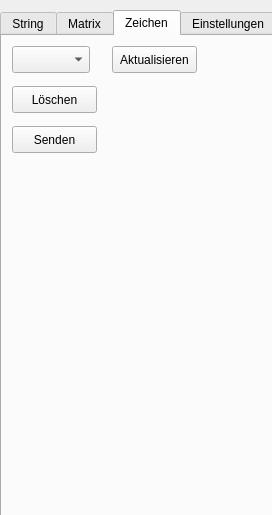
<?xml version="1.0" encoding="UTF-8"?>
<ui version="4.0">
 <class>MainWindow</class>
 <widget class="QMainWindow" name="MainWindow">
  <property name="geometry">
   <rect>
    <x>0</x>
    <y>0</y>
    <width>272</width>
    <height>515</height>
   </rect>
  </property>
  <property name="contextMenuPolicy">
   <enum>Qt::NoContextMenu</enum>
  </property>
  <property name="windowTitle">
   <string>8x8 LED-Matrix Control</string>
  </property>
  <widget class="QWidget" name="centralWidget">
   <widget class="QTabWidget" name="tabWidget">
    <property name="geometry">
     <rect>
      <x>0</x>
      <y>10</y>
      <width>461</width>
      <height>521</height>
     </rect>
    </property>
    <property name="currentIndex">
     <number>2</number>
    </property>
    <widget class="QWidget" name="tab">
     <attribute name="title">
      <string>String</string>
     </attribute>
     <widget class="QWidget" name="verticalLayoutWidget">
      <property name="geometry">
       <rect>
        <x>50</x>
        <y>50</y>
        <width>161</width>
        <height>201</height>
       </rect>
      </property>
      <layout class="QVBoxLayout" name="verticalLayout">
       <item>
        <widget class="QLineEdit" name="lineEdit_2"/>
       </item>
       <item>
        <widget class="QPushButton" name="pushButton_2">
         <property name="enabled">
          <bool>false</bool>
         </property>
         <property name="text">
          <string>Senden</string>
         </property>
        </widget>
       </item>
      </layout>
     </widget>
     <widget class="QGroupBox" name="groupBox_2">
      <property name="geometry">
       <rect>
        <x>50</x>
        <y>270</y>
        <width>161</width>
        <height>171</height>
       </rect>
      </property>
      <property name="title">
       <string>Richtung der Laufschrift</string>
      </property>
      <property name="alignment">
       <set>Qt::AlignLeading|Qt::AlignLeft|Qt::AlignVCenter</set>
      </property>
      <widget class="QRadioButton" name="radioButton">
       <property name="geometry">
        <rect>
         <x>20</x>
         <y>30</y>
         <width>121</width>
         <height>22</height>
        </rect>
       </property>
       <property name="text">
        <string>Links -&gt; Rechts</string>
       </property>
       <property name="checked">
        <bool>true</bool>
       </property>
      </widget>
      <widget class="QRadioButton" name="radioButton_2">
       <property name="geometry">
        <rect>
         <x>20</x>
         <y>60</y>
         <width>121</width>
         <height>22</height>
        </rect>
       </property>
       <property name="text">
        <string>Rechts -&gt; Links</string>
       </property>
      </widget>
      <widget class="QRadioButton" name="radioButton_3">
       <property name="geometry">
        <rect>
         <x>20</x>
         <y>90</y>
         <width>121</width>
         <height>22</height>
        </rect>
       </property>
       <property name="text">
        <string>Oben -&gt; Unten</string>
       </property>
      </widget>
      <widget class="QRadioButton" name="radioButton_4">
       <property name="geometry">
        <rect>
         <x>20</x>
         <y>120</y>
         <width>121</width>
         <height>22</height>
        </rect>
       </property>
       <property name="text">
        <string>Oben -&gt; Unten</string>
       </property>
      </widget>
     </widget>
    </widget>
    <widget class="QWidget" name="tab_2">
     <attribute name="title">
      <string>Matrix</string>
     </attribute>
     <widget class="QPushButton" name="pushButton">
      <property name="geometry">
       <rect>
        <x>20</x>
        <y>350</y>
        <width>85</width>
        <height>27</height>
       </rect>
      </property>
      <property name="text">
       <string>Senden</string>
      </property>
     </widget>
     <widget class="QPushButton" name="pushButton_3">
      <property name="geometry">
       <rect>
        <x>20</x>
        <y>430</y>
        <width>85</width>
        <height>27</height>
       </rect>
      </property>
      <property name="text">
       <string>Alle setzen</string>
      </property>
     </widget>
     <widget class="QPushButton" name="pushButton_4">
      <property name="geometry">
       <rect>
        <x>20</x>
        <y>390</y>
        <width>85</width>
        <height>27</height>
       </rect>
      </property>
      <property name="text">
       <string>Alle löschen</string>
      </property>
     </widget>
     <widget class="QGroupBox" name="groupBox_3">
      <property name="geometry">
       <rect>
        <x>120</x>
        <y>350</y>
        <width>131</width>
        <height>101</height>
       </rect>
      </property>
      <widget class="QLabel" name="label_4">
       <property name="geometry">
        <rect>
         <x>10</x>
         <y>20</y>
         <width>101</width>
         <height>20</height>
        </rect>
       </property>
       <property name="text">
        <string>Muster speichern</string>
       </property>
      </widget>
      <widget class="QPushButton" name="pushButton_5">
       <property name="enabled">
        <bool>false</bool>
       </property>
       <property name="geometry">
        <rect>
         <x>10</x>
         <y>70</y>
         <width>85</width>
         <height>27</height>
        </rect>
       </property>
       <property name="text">
        <string>Speichern</string>
       </property>
      </widget>
      <widget class="QLineEdit" name="lineEdit">
       <property name="geometry">
        <rect>
         <x>10</x>
         <y>40</y>
         <width>113</width>
         <height>27</height>
        </rect>
       </property>
      </widget>
     </widget>
     <widget class="QGroupBox" name="gridGroupBox">
      <property name="geometry">
       <rect>
        <x>20</x>
        <y>20</y>
        <width>221</width>
        <height>308</height>
       </rect>
      </property>
      <layout class="QGridLayout" name="gridLayout" columnstretch="0,0,0,0,0,0,0,0,0,0,0">
       <item row="0" column="4">
        <widget class="QCheckBox" name="checkBox_0_4">
         <property name="sizePolicy">
          <sizepolicy hsizetype="Fixed" vsizetype="Fixed">
           <horstretch>0</horstretch>
           <verstretch>0</verstretch>
          </sizepolicy>
         </property>
         <property name="text">
          <string/>
         </property>
        </widget>
       </item>
       <item row="2" column="7">
        <widget class="QCheckBox" name="checkBox_2_2">
         <property name="sizePolicy">
          <sizepolicy hsizetype="Fixed" vsizetype="Fixed">
           <horstretch>0</horstretch>
           <verstretch>0</verstretch>
          </sizepolicy>
         </property>
         <property name="text">
          <string/>
         </property>
        </widget>
       </item>
       <item row="1" column="7">
        <widget class="QCheckBox" name="checkBox_1_2">
         <property name="sizePolicy">
          <sizepolicy hsizetype="Fixed" vsizetype="Fixed">
           <horstretch>0</horstretch>
           <verstretch>0</verstretch>
          </sizepolicy>
         </property>
         <property name="text">
          <string/>
         </property>
        </widget>
       </item>
       <item row="1" column="4">
        <widget class="QCheckBox" name="checkBox_1_4">
         <property name="sizePolicy">
          <sizepolicy hsizetype="Fixed" vsizetype="Fixed">
           <horstretch>0</horstretch>
           <verstretch>0</verstretch>
          </sizepolicy>
         </property>
         <property name="text">
          <string/>
         </property>
        </widget>
       </item>
       <item row="2" column="0">
        <widget class="QCheckBox" name="checkBox_2_7">
         <property name="sizePolicy">
          <sizepolicy hsizetype="Fixed" vsizetype="Fixed">
           <horstretch>0</horstretch>
           <verstretch>0</verstretch>
          </sizepolicy>
         </property>
         <property name="text">
          <string/>
         </property>
        </widget>
       </item>
       <item row="1" column="0">
        <widget class="QCheckBox" name="checkBox_1_7">
         <property name="sizePolicy">
          <sizepolicy hsizetype="Fixed" vsizetype="Fixed">
           <horstretch>0</horstretch>
           <verstretch>0</verstretch>
          </sizepolicy>
         </property>
         <property name="text">
          <string/>
         </property>
        </widget>
       </item>
       <item row="3" column="5">
        <widget class="QCheckBox" name="checkBox_3_3">
         <property name="sizePolicy">
          <sizepolicy hsizetype="Fixed" vsizetype="Fixed">
           <horstretch>0</horstretch>
           <verstretch>0</verstretch>
          </sizepolicy>
         </property>
         <property name="text">
          <string/>
         </property>
        </widget>
       </item>
       <item row="2" column="4">
        <widget class="QCheckBox" name="checkBox_2_4">
         <property name="sizePolicy">
          <sizepolicy hsizetype="Fixed" vsizetype="Fixed">
           <horstretch>0</horstretch>
           <verstretch>0</verstretch>
          </sizepolicy>
         </property>
         <property name="text">
          <string/>
         </property>
        </widget>
       </item>
       <item row="1" column="1">
        <widget class="QCheckBox" name="checkBox_1_6">
         <property name="sizePolicy">
          <sizepolicy hsizetype="Fixed" vsizetype="Fixed">
           <horstretch>0</horstretch>
           <verstretch>0</verstretch>
          </sizepolicy>
         </property>
         <property name="text">
          <string/>
         </property>
        </widget>
       </item>
       <item row="1" column="2">
        <widget class="QCheckBox" name="checkBox_1_5">
         <property name="sizePolicy">
          <sizepolicy hsizetype="Fixed" vsizetype="Fixed">
           <horstretch>0</horstretch>
           <verstretch>0</verstretch>
          </sizepolicy>
         </property>
         <property name="text">
          <string/>
         </property>
        </widget>
       </item>
       <item row="3" column="4">
        <widget class="QCheckBox" name="checkBox_3_4">
         <property name="sizePolicy">
          <sizepolicy hsizetype="Fixed" vsizetype="Fixed">
           <horstretch>0</horstretch>
           <verstretch>0</verstretch>
          </sizepolicy>
         </property>
         <property name="text">
          <string/>
         </property>
        </widget>
       </item>
       <item row="3" column="0">
        <widget class="QCheckBox" name="checkBox_3_7">
         <property name="sizePolicy">
          <sizepolicy hsizetype="Fixed" vsizetype="Fixed">
           <horstretch>0</horstretch>
           <verstretch>0</verstretch>
          </sizepolicy>
         </property>
         <property name="text">
          <string/>
         </property>
        </widget>
       </item>
       <item row="2" column="1">
        <widget class="QCheckBox" name="checkBox_2_6">
         <property name="sizePolicy">
          <sizepolicy hsizetype="Fixed" vsizetype="Fixed">
           <horstretch>0</horstretch>
           <verstretch>0</verstretch>
          </sizepolicy>
         </property>
         <property name="text">
          <string/>
         </property>
        </widget>
       </item>
       <item row="3" column="1">
        <widget class="QCheckBox" name="checkBox_3_6">
         <property name="sizePolicy">
          <sizepolicy hsizetype="Fixed" vsizetype="Fixed">
           <horstretch>0</horstretch>
           <verstretch>0</verstretch>
          </sizepolicy>
         </property>
         <property name="text">
          <string/>
         </property>
        </widget>
       </item>
       <item row="3" column="2">
        <widget class="QCheckBox" name="checkBox_3_5">
         <property name="sizePolicy">
          <sizepolicy hsizetype="Fixed" vsizetype="Fixed">
           <horstretch>0</horstretch>
           <verstretch>0</verstretch>
          </sizepolicy>
         </property>
         <property name="text">
          <string/>
         </property>
        </widget>
       </item>
       <item row="6" column="0">
        <widget class="QCheckBox" name="checkBox_6_7">
         <property name="sizePolicy">
          <sizepolicy hsizetype="Fixed" vsizetype="Fixed">
           <horstretch>0</horstretch>
           <verstretch>0</verstretch>
          </sizepolicy>
         </property>
         <property name="text">
          <string/>
         </property>
        </widget>
       </item>
       <item row="0" column="2">
        <widget class="QCheckBox" name="checkBox_0_5">
         <property name="sizePolicy">
          <sizepolicy hsizetype="Fixed" vsizetype="Fixed">
           <horstretch>0</horstretch>
           <verstretch>0</verstretch>
          </sizepolicy>
         </property>
         <property name="text">
          <string/>
         </property>
        </widget>
       </item>
       <item row="5" column="0">
        <widget class="QCheckBox" name="checkBox_5_7">
         <property name="sizePolicy">
          <sizepolicy hsizetype="Fixed" vsizetype="Fixed">
           <horstretch>0</horstretch>
           <verstretch>0</verstretch>
          </sizepolicy>
         </property>
         <property name="text">
          <string/>
         </property>
        </widget>
       </item>
       <item row="7" column="0">
        <widget class="QCheckBox" name="checkBox_7_7">
         <property name="sizePolicy">
          <sizepolicy hsizetype="Fixed" vsizetype="Fixed">
           <horstretch>0</horstretch>
           <verstretch>0</verstretch>
          </sizepolicy>
         </property>
         <property name="text">
          <string/>
         </property>
        </widget>
       </item>
       <item row="6" column="5">
        <widget class="QCheckBox" name="checkBox_6_3">
         <property name="sizePolicy">
          <sizepolicy hsizetype="Fixed" vsizetype="Fixed">
           <horstretch>0</horstretch>
           <verstretch>0</verstretch>
          </sizepolicy>
         </property>
         <property name="text">
          <string/>
         </property>
        </widget>
       </item>
       <item row="5" column="7">
        <widget class="QCheckBox" name="checkBox_5_2">
         <property name="sizePolicy">
          <sizepolicy hsizetype="Fixed" vsizetype="Fixed">
           <horstretch>0</horstretch>
           <verstretch>0</verstretch>
          </sizepolicy>
         </property>
         <property name="text">
          <string/>
         </property>
        </widget>
       </item>
       <item row="7" column="5">
        <widget class="QCheckBox" name="checkBox_7_3">
         <property name="sizePolicy">
          <sizepolicy hsizetype="Fixed" vsizetype="Fixed">
           <horstretch>0</horstretch>
           <verstretch>0</verstretch>
          </sizepolicy>
         </property>
         <property name="text">
          <string/>
         </property>
        </widget>
       </item>
       <item row="7" column="7">
        <widget class="QCheckBox" name="checkBox_7_2">
         <property name="sizePolicy">
          <sizepolicy hsizetype="Fixed" vsizetype="Fixed">
           <horstretch>0</horstretch>
           <verstretch>0</verstretch>
          </sizepolicy>
         </property>
         <property name="text">
          <string/>
         </property>
        </widget>
       </item>
       <item row="7" column="4">
        <widget class="QCheckBox" name="checkBox_7_4">
         <property name="sizePolicy">
          <sizepolicy hsizetype="Fixed" vsizetype="Fixed">
           <horstretch>0</horstretch>
           <verstretch>0</verstretch>
          </sizepolicy>
         </property>
         <property name="text">
          <string/>
         </property>
        </widget>
       </item>
       <item row="0" column="10">
        <widget class="QCheckBox" name="checkBox_0_0">
         <property name="sizePolicy">
          <sizepolicy hsizetype="Fixed" vsizetype="Fixed">
           <horstretch>0</horstretch>
           <verstretch>0</verstretch>
          </sizepolicy>
         </property>
         <property name="text">
          <string/>
         </property>
        </widget>
       </item>
       <item row="2" column="5">
        <widget class="QCheckBox" name="checkBox_2_3">
         <property name="sizePolicy">
          <sizepolicy hsizetype="Fixed" vsizetype="Fixed">
           <horstretch>0</horstretch>
           <verstretch>0</verstretch>
          </sizepolicy>
         </property>
         <property name="text">
          <string/>
         </property>
        </widget>
       </item>
       <item row="4" column="4">
        <widget class="QCheckBox" name="checkBox_4_4">
         <property name="sizePolicy">
          <sizepolicy hsizetype="Fixed" vsizetype="Fixed">
           <horstretch>0</horstretch>
           <verstretch>0</verstretch>
          </sizepolicy>
         </property>
         <property name="text">
          <string/>
         </property>
        </widget>
       </item>
       <item row="4" column="2">
        <widget class="QCheckBox" name="checkBox_4_5">
         <property name="sizePolicy">
          <sizepolicy hsizetype="Fixed" vsizetype="Fixed">
           <horstretch>0</horstretch>
           <verstretch>0</verstretch>
          </sizepolicy>
         </property>
         <property name="text">
          <string/>
         </property>
        </widget>
       </item>
       <item row="4" column="5">
        <widget class="QCheckBox" name="checkBox_4_3">
         <property name="sizePolicy">
          <sizepolicy hsizetype="Fixed" vsizetype="Fixed">
           <horstretch>0</horstretch>
           <verstretch>0</verstretch>
          </sizepolicy>
         </property>
         <property name="text">
          <string/>
         </property>
        </widget>
       </item>
       <item row="0" column="8">
        <widget class="QCheckBox" name="checkBox_0_1">
         <property name="sizePolicy">
          <sizepolicy hsizetype="Fixed" vsizetype="Fixed">
           <horstretch>0</horstretch>
           <verstretch>0</verstretch>
          </sizepolicy>
         </property>
         <property name="text">
          <string/>
         </property>
        </widget>
       </item>
       <item row="4" column="8">
        <widget class="QCheckBox" name="checkBox_4_1">
         <property name="sizePolicy">
          <sizepolicy hsizetype="Fixed" vsizetype="Fixed">
           <horstretch>0</horstretch>
           <verstretch>0</verstretch>
          </sizepolicy>
         </property>
         <property name="text">
          <string/>
         </property>
        </widget>
       </item>
       <item row="6" column="2">
        <widget class="QCheckBox" name="checkBox_6_5">
         <property name="sizePolicy">
          <sizepolicy hsizetype="Fixed" vsizetype="Fixed">
           <horstretch>0</horstretch>
           <verstretch>0</verstretch>
          </sizepolicy>
         </property>
         <property name="text">
          <string/>
         </property>
        </widget>
       </item>
       <item row="6" column="1">
        <widget class="QCheckBox" name="checkBox_6_6">
         <property name="sizePolicy">
          <sizepolicy hsizetype="Fixed" vsizetype="Fixed">
           <horstretch>0</horstretch>
           <verstretch>0</verstretch>
          </sizepolicy>
         </property>
         <property name="text">
          <string/>
         </property>
        </widget>
       </item>
       <item row="0" column="7">
        <widget class="QCheckBox" name="checkBox_0_2">
         <property name="sizePolicy">
          <sizepolicy hsizetype="Fixed" vsizetype="Fixed">
           <horstretch>0</horstretch>
           <verstretch>0</verstretch>
          </sizepolicy>
         </property>
         <property name="text">
          <string/>
         </property>
        </widget>
       </item>
       <item row="7" column="2">
        <widget class="QCheckBox" name="checkBox_7_5">
         <property name="sizePolicy">
          <sizepolicy hsizetype="Fixed" vsizetype="Fixed">
           <horstretch>0</horstretch>
           <verstretch>0</verstretch>
          </sizepolicy>
         </property>
         <property name="text">
          <string/>
         </property>
        </widget>
       </item>
       <item row="7" column="1">
        <widget class="QCheckBox" name="checkBox_7_6">
         <property name="sizePolicy">
          <sizepolicy hsizetype="Fixed" vsizetype="Fixed">
           <horstretch>0</horstretch>
           <verstretch>0</verstretch>
          </sizepolicy>
         </property>
         <property name="text">
          <string/>
         </property>
        </widget>
       </item>
       <item row="5" column="5">
        <widget class="QCheckBox" name="checkBox_5_3">
         <property name="sizePolicy">
          <sizepolicy hsizetype="Fixed" vsizetype="Fixed">
           <horstretch>0</horstretch>
           <verstretch>0</verstretch>
          </sizepolicy>
         </property>
         <property name="text">
          <string/>
         </property>
        </widget>
       </item>
       <item row="0" column="1">
        <widget class="QCheckBox" name="checkBox_0_6">
         <property name="sizePolicy">
          <sizepolicy hsizetype="Fixed" vsizetype="Fixed">
           <horstretch>0</horstretch>
           <verstretch>0</verstretch>
          </sizepolicy>
         </property>
         <property name="text">
          <string/>
         </property>
        </widget>
       </item>
       <item row="4" column="0">
        <widget class="QCheckBox" name="checkBox_4_7">
         <property name="sizePolicy">
          <sizepolicy hsizetype="Fixed" vsizetype="Fixed">
           <horstretch>0</horstretch>
           <verstretch>0</verstretch>
          </sizepolicy>
         </property>
         <property name="text">
          <string/>
         </property>
        </widget>
       </item>
       <item row="1" column="10">
        <widget class="QCheckBox" name="checkBox_1_0">
         <property name="sizePolicy">
          <sizepolicy hsizetype="Fixed" vsizetype="Fixed">
           <horstretch>0</horstretch>
           <verstretch>0</verstretch>
          </sizepolicy>
         </property>
         <property name="text">
          <string/>
         </property>
        </widget>
       </item>
       <item row="6" column="8">
        <widget class="QCheckBox" name="checkBox_6_1">
         <property name="sizePolicy">
          <sizepolicy hsizetype="Fixed" vsizetype="Fixed">
           <horstretch>0</horstretch>
           <verstretch>0</verstretch>
          </sizepolicy>
         </property>
         <property name="text">
          <string/>
         </property>
        </widget>
       </item>
       <item row="6" column="10">
        <widget class="QCheckBox" name="checkBox_6_0">
         <property name="sizePolicy">
          <sizepolicy hsizetype="Fixed" vsizetype="Fixed">
           <horstretch>0</horstretch>
           <verstretch>0</verstretch>
          </sizepolicy>
         </property>
         <property name="text">
          <string/>
         </property>
        </widget>
       </item>
       <item row="7" column="10">
        <widget class="QCheckBox" name="checkBox_7_0">
         <property name="sizePolicy">
          <sizepolicy hsizetype="Fixed" vsizetype="Fixed">
           <horstretch>0</horstretch>
           <verstretch>0</verstretch>
          </sizepolicy>
         </property>
         <property name="text">
          <string/>
         </property>
        </widget>
       </item>
       <item row="7" column="8">
        <widget class="QCheckBox" name="checkBox_7_1">
         <property name="sizePolicy">
          <sizepolicy hsizetype="Fixed" vsizetype="Fixed">
           <horstretch>0</horstretch>
           <verstretch>0</verstretch>
          </sizepolicy>
         </property>
         <property name="text">
          <string/>
         </property>
        </widget>
       </item>
       <item row="4" column="7">
        <widget class="QCheckBox" name="checkBox_4_2">
         <property name="sizePolicy">
          <sizepolicy hsizetype="Fixed" vsizetype="Fixed">
           <horstretch>0</horstretch>
           <verstretch>0</verstretch>
          </sizepolicy>
         </property>
         <property name="text">
          <string/>
         </property>
        </widget>
       </item>
       <item row="4" column="1">
        <widget class="QCheckBox" name="checkBox_4_6">
         <property name="sizePolicy">
          <sizepolicy hsizetype="Fixed" vsizetype="Fixed">
           <horstretch>0</horstretch>
           <verstretch>0</verstretch>
          </sizepolicy>
         </property>
         <property name="text">
          <string/>
         </property>
        </widget>
       </item>
       <item row="6" column="7">
        <widget class="QCheckBox" name="checkBox_6_2">
         <property name="sizePolicy">
          <sizepolicy hsizetype="Fixed" vsizetype="Fixed">
           <horstretch>0</horstretch>
           <verstretch>0</verstretch>
          </sizepolicy>
         </property>
         <property name="text">
          <string/>
         </property>
        </widget>
       </item>
       <item row="0" column="0">
        <widget class="QCheckBox" name="checkBox_0_7">
         <property name="sizePolicy">
          <sizepolicy hsizetype="Fixed" vsizetype="Fixed">
           <horstretch>0</horstretch>
           <verstretch>0</verstretch>
          </sizepolicy>
         </property>
         <property name="text">
          <string/>
         </property>
        </widget>
       </item>
       <item row="6" column="4">
        <widget class="QCheckBox" name="checkBox_6_4">
         <property name="sizePolicy">
          <sizepolicy hsizetype="Fixed" vsizetype="Fixed">
           <horstretch>0</horstretch>
           <verstretch>0</verstretch>
          </sizepolicy>
         </property>
         <property name="text">
          <string/>
         </property>
        </widget>
       </item>
       <item row="5" column="2">
        <widget class="QCheckBox" name="checkBox_5_5">
         <property name="sizePolicy">
          <sizepolicy hsizetype="Fixed" vsizetype="Fixed">
           <horstretch>0</horstretch>
           <verstretch>0</verstretch>
          </sizepolicy>
         </property>
         <property name="text">
          <string/>
         </property>
        </widget>
       </item>
       <item row="5" column="4">
        <widget class="QCheckBox" name="checkBox_5_4">
         <property name="sizePolicy">
          <sizepolicy hsizetype="Fixed" vsizetype="Fixed">
           <horstretch>0</horstretch>
           <verstretch>0</verstretch>
          </sizepolicy>
         </property>
         <property name="text">
          <string/>
         </property>
        </widget>
       </item>
       <item row="1" column="5">
        <widget class="QCheckBox" name="checkBox_1_3">
         <property name="sizePolicy">
          <sizepolicy hsizetype="Fixed" vsizetype="Fixed">
           <horstretch>0</horstretch>
           <verstretch>0</verstretch>
          </sizepolicy>
         </property>
         <property name="text">
          <string/>
         </property>
        </widget>
       </item>
       <item row="4" column="10">
        <widget class="QCheckBox" name="checkBox_4_0">
         <property name="sizePolicy">
          <sizepolicy hsizetype="Fixed" vsizetype="Fixed">
           <horstretch>0</horstretch>
           <verstretch>0</verstretch>
          </sizepolicy>
         </property>
         <property name="text">
          <string/>
         </property>
        </widget>
       </item>
       <item row="5" column="10">
        <widget class="QCheckBox" name="checkBox_5_0">
         <property name="sizePolicy">
          <sizepolicy hsizetype="Fixed" vsizetype="Fixed">
           <horstretch>0</horstretch>
           <verstretch>0</verstretch>
          </sizepolicy>
         </property>
         <property name="text">
          <string/>
         </property>
        </widget>
       </item>
       <item row="2" column="8">
        <widget class="QCheckBox" name="checkBox_2_1">
         <property name="sizePolicy">
          <sizepolicy hsizetype="Fixed" vsizetype="Fixed">
           <horstretch>0</horstretch>
           <verstretch>0</verstretch>
          </sizepolicy>
         </property>
         <property name="text">
          <string/>
         </property>
        </widget>
       </item>
       <item row="3" column="7">
        <widget class="QCheckBox" name="checkBox_3_2">
         <property name="sizePolicy">
          <sizepolicy hsizetype="Fixed" vsizetype="Fixed">
           <horstretch>0</horstretch>
           <verstretch>0</verstretch>
          </sizepolicy>
         </property>
         <property name="text">
          <string/>
         </property>
        </widget>
       </item>
       <item row="2" column="10">
        <widget class="QCheckBox" name="checkBox_2_0">
         <property name="sizePolicy">
          <sizepolicy hsizetype="Fixed" vsizetype="Fixed">
           <horstretch>0</horstretch>
           <verstretch>0</verstretch>
          </sizepolicy>
         </property>
         <property name="text">
          <string/>
         </property>
        </widget>
       </item>
       <item row="5" column="8">
        <widget class="QCheckBox" name="checkBox_5_1">
         <property name="sizePolicy">
          <sizepolicy hsizetype="Fixed" vsizetype="Fixed">
           <horstretch>0</horstretch>
           <verstretch>0</verstretch>
          </sizepolicy>
         </property>
         <property name="text">
          <string/>
         </property>
        </widget>
       </item>
       <item row="3" column="10">
        <widget class="QCheckBox" name="checkBox_3_0">
         <property name="sizePolicy">
          <sizepolicy hsizetype="Fixed" vsizetype="Fixed">
           <horstretch>0</horstretch>
           <verstretch>0</verstretch>
          </sizepolicy>
         </property>
         <property name="text">
          <string/>
         </property>
        </widget>
       </item>
       <item row="5" column="1">
        <widget class="QCheckBox" name="checkBox_5_6">
         <property name="sizePolicy">
          <sizepolicy hsizetype="Fixed" vsizetype="Fixed">
           <horstretch>0</horstretch>
           <verstretch>0</verstretch>
          </sizepolicy>
         </property>
         <property name="text">
          <string/>
         </property>
        </widget>
       </item>
       <item row="1" column="8">
        <widget class="QCheckBox" name="checkBox_1_1">
         <property name="sizePolicy">
          <sizepolicy hsizetype="Fixed" vsizetype="Fixed">
           <horstretch>0</horstretch>
           <verstretch>0</verstretch>
          </sizepolicy>
         </property>
         <property name="text">
          <string/>
         </property>
        </widget>
       </item>
       <item row="3" column="8">
        <widget class="QCheckBox" name="checkBox_3_1">
         <property name="sizePolicy">
          <sizepolicy hsizetype="Fixed" vsizetype="Fixed">
           <horstretch>0</horstretch>
           <verstretch>0</verstretch>
          </sizepolicy>
         </property>
         <property name="text">
          <string/>
         </property>
        </widget>
       </item>
       <item row="2" column="2">
        <widget class="QCheckBox" name="checkBox_2_5">
         <property name="sizePolicy">
          <sizepolicy hsizetype="Fixed" vsizetype="Fixed">
           <horstretch>0</horstretch>
           <verstretch>0</verstretch>
          </sizepolicy>
         </property>
         <property name="text">
          <string/>
         </property>
        </widget>
       </item>
       <item row="0" column="5">
        <widget class="QCheckBox" name="checkBox_0_3">
         <property name="sizePolicy">
          <sizepolicy hsizetype="Fixed" vsizetype="Fixed">
           <horstretch>0</horstretch>
           <verstretch>0</verstretch>
          </sizepolicy>
         </property>
         <property name="text">
          <string/>
         </property>
        </widget>
       </item>
      </layout>
     </widget>
    </widget>
    <widget class="QWidget" name="tab_3">
     <attribute name="title">
      <string>Zeichen</string>
     </attribute>
     <widget class="QComboBox" name="comboBox_3">
      <property name="geometry">
       <rect>
        <x>10</x>
        <y>10</y>
        <width>78</width>
        <height>27</height>
       </rect>
      </property>
     </widget>
     <widget class="QPushButton" name="pushButton_6">
      <property name="geometry">
       <rect>
        <x>10</x>
        <y>50</y>
        <width>85</width>
        <height>27</height>
       </rect>
      </property>
      <property name="text">
       <string>Löschen</string>
      </property>
     </widget>
     <widget class="QPushButton" name="pushButton_7">
      <property name="geometry">
       <rect>
        <x>10</x>
        <y>90</y>
        <width>85</width>
        <height>27</height>
       </rect>
      </property>
      <property name="text">
       <string>Senden</string>
      </property>
     </widget>
     <widget class="QPushButton" name="pushButton_8">
      <property name="geometry">
       <rect>
        <x>110</x>
        <y>10</y>
        <width>85</width>
        <height>27</height>
       </rect>
      </property>
      <property name="text">
       <string>Aktualisieren</string>
      </property>
     </widget>
    </widget>
    <widget class="QWidget" name="tab_4">
     <attribute name="title">
      <string>Einstellungen</string>
     </attribute>
     <widget class="QGroupBox" name="groupBox">
      <property name="geometry">
       <rect>
        <x>10</x>
        <y>10</y>
        <width>431</width>
        <height>181</height>
       </rect>
      </property>
      <property name="title">
       <string>Controller</string>
      </property>
      <widget class="QComboBox" name="comboBox">
       <property name="geometry">
        <rect>
         <x>130</x>
         <y>30</y>
         <width>78</width>
         <height>27</height>
        </rect>
       </property>
       <item>
        <property name="text">
         <string>Aus</string>
        </property>
       </item>
       <item>
        <property name="text">
         <string>0.5Hz</string>
        </property>
       </item>
       <item>
        <property name="text">
         <string>1Hz</string>
        </property>
       </item>
       <item>
        <property name="text">
         <string>2Hz</string>
        </property>
       </item>
      </widget>
      <widget class="QComboBox" name="comboBox_2">
       <property name="geometry">
        <rect>
         <x>130</x>
         <y>60</y>
         <width>78</width>
         <height>27</height>
        </rect>
       </property>
       <item>
        <property name="text">
         <string>An</string>
        </property>
       </item>
       <item>
        <property name="text">
         <string>Aus</string>
        </property>
       </item>
      </widget>
      <widget class="QLabel" name="label">
       <property name="geometry">
        <rect>
         <x>30</x>
         <y>40</y>
         <width>55</width>
         <height>17</height>
        </rect>
       </property>
       <property name="text">
        <string>Blinken</string>
       </property>
      </widget>
      <widget class="QLabel" name="label_2">
       <property name="geometry">
        <rect>
         <x>30</x>
         <y>70</y>
         <width>55</width>
         <height>17</height>
        </rect>
       </property>
       <property name="text">
        <string>Display</string>
       </property>
      </widget>
      <widget class="QLabel" name="label_3">
       <property name="geometry">
        <rect>
         <x>30</x>
         <y>130</y>
         <width>55</width>
         <height>17</height>
        </rect>
       </property>
       <property name="text">
        <string>Helligkeit</string>
       </property>
      </widget>
      <widget class="QSlider" name="horizontalSlider">
       <property name="geometry">
        <rect>
         <x>30</x>
         <y>150</y>
         <width>160</width>
         <height>21</height>
        </rect>
       </property>
       <property name="minimum">
        <number>1</number>
       </property>
       <property name="maximum">
        <number>16</number>
       </property>
       <property name="value">
        <number>16</number>
       </property>
       <property name="sliderPosition">
        <number>16</number>
       </property>
       <property name="orientation">
        <enum>Qt::Horizontal</enum>
       </property>
       <property name="invertedAppearance">
        <bool>false</bool>
       </property>
      </widget>
      <widget class="QLabel" name="label_5">
       <property name="geometry">
        <rect>
         <x>30</x>
         <y>90</y>
         <width>81</width>
         <height>20</height>
        </rect>
       </property>
       <property name="text">
        <string>Invertieren</string>
       </property>
      </widget>
      <widget class="QComboBox" name="comboBox_4">
       <property name="geometry">
        <rect>
         <x>130</x>
         <y>90</y>
         <width>78</width>
         <height>27</height>
        </rect>
       </property>
       <item>
        <property name="text">
         <string>Aus</string>
        </property>
       </item>
       <item>
        <property name="text">
         <string>An</string>
        </property>
       </item>
      </widget>
     </widget>
    </widget>
   </widget>
  </widget>
 </widget>
 <layoutdefault spacing="6" margin="11"/>
 <resources/>
 <connections/>
</ui>
